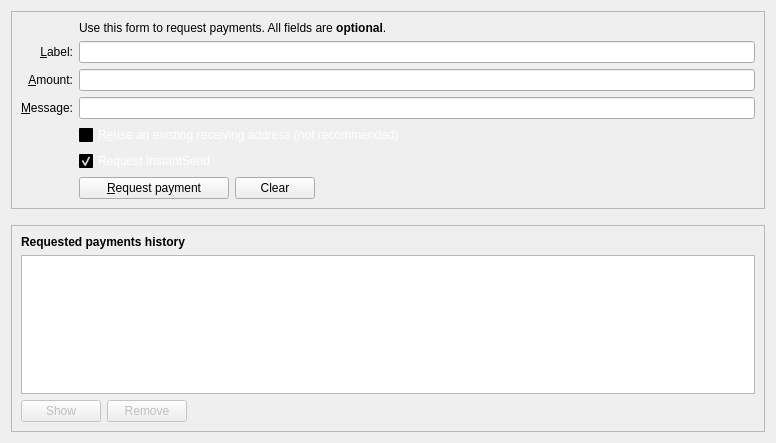
<?xml version="1.0" encoding="UTF-8"?>
<ui version="4.0">
 <class>ReceiveCoinsDialog</class>
 <widget class="QWidget" name="ReceiveCoinsDialog">
  <property name="geometry">
   <rect>
    <x>0</x>
    <y>0</y>
    <width>776</width>
    <height>443</height>
   </rect>
  </property>
  <layout class="QVBoxLayout" name="verticalLayout" stretch="0,0,1">
   <item>
    <widget class="QFrame" name="frame2">
     <property name="sizePolicy">
      <sizepolicy hsizetype="Preferred" vsizetype="Expanding">
       <horstretch>0</horstretch>
       <verstretch>0</verstretch>
      </sizepolicy>
     </property>
     <property name="frameShape">
      <enum>QFrame::StyledPanel</enum>
     </property>
     <property name="frameShadow">
      <enum>QFrame::Sunken</enum>
     </property>
     <layout class="QVBoxLayout" name="verticalLayout_3">
      <item>
       <layout class="QGridLayout" name="gridLayout">
        <item row="7" column="2">
         <widget class="QCheckBox" name="reuseAddress">
          <property name="palette">
           <palette>
            <active>
             <colorrole role="WindowText">
              <brush brushstyle="SolidPattern">
               <color alpha="255">
                <red>255</red>
                <green>255</green>
                <blue>255</blue>
               </color>
              </brush>
             </colorrole>
             <colorrole role="Button">
              <brush brushstyle="SolidPattern">
               <color alpha="255">
                <red>0</red>
                <green>0</green>
                <blue>0</blue>
               </color>
              </brush>
             </colorrole>
             <colorrole role="Light">
              <brush brushstyle="SolidPattern">
               <color alpha="255">
                <red>0</red>
                <green>0</green>
                <blue>0</blue>
               </color>
              </brush>
             </colorrole>
             <colorrole role="Midlight">
              <brush brushstyle="SolidPattern">
               <color alpha="255">
                <red>0</red>
                <green>0</green>
                <blue>0</blue>
               </color>
              </brush>
             </colorrole>
             <colorrole role="Dark">
              <brush brushstyle="SolidPattern">
               <color alpha="255">
                <red>0</red>
                <green>0</green>
                <blue>0</blue>
               </color>
              </brush>
             </colorrole>
             <colorrole role="Mid">
              <brush brushstyle="SolidPattern">
               <color alpha="255">
                <red>0</red>
                <green>0</green>
                <blue>0</blue>
               </color>
              </brush>
             </colorrole>
             <colorrole role="Text">
              <brush brushstyle="SolidPattern">
               <color alpha="255">
                <red>255</red>
                <green>255</green>
                <blue>255</blue>
               </color>
              </brush>
             </colorrole>
             <colorrole role="BrightText">
              <brush brushstyle="SolidPattern">
               <color alpha="255">
                <red>255</red>
                <green>255</green>
                <blue>255</blue>
               </color>
              </brush>
             </colorrole>
             <colorrole role="ButtonText">
              <brush brushstyle="SolidPattern">
               <color alpha="255">
                <red>255</red>
                <green>255</green>
                <blue>255</blue>
               </color>
              </brush>
             </colorrole>
             <colorrole role="Base">
              <brush brushstyle="SolidPattern">
               <color alpha="255">
                <red>0</red>
                <green>0</green>
                <blue>0</blue>
               </color>
              </brush>
             </colorrole>
             <colorrole role="Window">
              <brush brushstyle="SolidPattern">
               <color alpha="255">
                <red>0</red>
                <green>0</green>
                <blue>0</blue>
               </color>
              </brush>
             </colorrole>
             <colorrole role="Shadow">
              <brush brushstyle="SolidPattern">
               <color alpha="255">
                <red>0</red>
                <green>0</green>
                <blue>0</blue>
               </color>
              </brush>
             </colorrole>
             <colorrole role="AlternateBase">
              <brush brushstyle="SolidPattern">
               <color alpha="255">
                <red>0</red>
                <green>0</green>
                <blue>0</blue>
               </color>
              </brush>
             </colorrole>
             <colorrole role="ToolTipBase">
              <brush brushstyle="SolidPattern">
               <color alpha="255">
                <red>255</red>
                <green>255</green>
                <blue>220</blue>
               </color>
              </brush>
             </colorrole>
             <colorrole role="ToolTipText">
              <brush brushstyle="SolidPattern">
               <color alpha="255">
                <red>0</red>
                <green>0</green>
                <blue>0</blue>
               </color>
              </brush>
             </colorrole>
            </active>
            <inactive>
             <colorrole role="WindowText">
              <brush brushstyle="SolidPattern">
               <color alpha="255">
                <red>255</red>
                <green>255</green>
                <blue>255</blue>
               </color>
              </brush>
             </colorrole>
             <colorrole role="Button">
              <brush brushstyle="SolidPattern">
               <color alpha="255">
                <red>0</red>
                <green>0</green>
                <blue>0</blue>
               </color>
              </brush>
             </colorrole>
             <colorrole role="Light">
              <brush brushstyle="SolidPattern">
               <color alpha="255">
                <red>0</red>
                <green>0</green>
                <blue>0</blue>
               </color>
              </brush>
             </colorrole>
             <colorrole role="Midlight">
              <brush brushstyle="SolidPattern">
               <color alpha="255">
                <red>0</red>
                <green>0</green>
                <blue>0</blue>
               </color>
              </brush>
             </colorrole>
             <colorrole role="Dark">
              <brush brushstyle="SolidPattern">
               <color alpha="255">
                <red>0</red>
                <green>0</green>
                <blue>0</blue>
               </color>
              </brush>
             </colorrole>
             <colorrole role="Mid">
              <brush brushstyle="SolidPattern">
               <color alpha="255">
                <red>0</red>
                <green>0</green>
                <blue>0</blue>
               </color>
              </brush>
             </colorrole>
             <colorrole role="Text">
              <brush brushstyle="SolidPattern">
               <color alpha="255">
                <red>255</red>
                <green>255</green>
                <blue>255</blue>
               </color>
              </brush>
             </colorrole>
             <colorrole role="BrightText">
              <brush brushstyle="SolidPattern">
               <color alpha="255">
                <red>255</red>
                <green>255</green>
                <blue>255</blue>
               </color>
              </brush>
             </colorrole>
             <colorrole role="ButtonText">
              <brush brushstyle="SolidPattern">
               <color alpha="255">
                <red>255</red>
                <green>255</green>
                <blue>255</blue>
               </color>
              </brush>
             </colorrole>
             <colorrole role="Base">
              <brush brushstyle="SolidPattern">
               <color alpha="255">
                <red>0</red>
                <green>0</green>
                <blue>0</blue>
               </color>
              </brush>
             </colorrole>
             <colorrole role="Window">
              <brush brushstyle="SolidPattern">
               <color alpha="255">
                <red>0</red>
                <green>0</green>
                <blue>0</blue>
               </color>
              </brush>
             </colorrole>
             <colorrole role="Shadow">
              <brush brushstyle="SolidPattern">
               <color alpha="255">
                <red>0</red>
                <green>0</green>
                <blue>0</blue>
               </color>
              </brush>
             </colorrole>
             <colorrole role="AlternateBase">
              <brush brushstyle="SolidPattern">
               <color alpha="255">
                <red>0</red>
                <green>0</green>
                <blue>0</blue>
               </color>
              </brush>
             </colorrole>
             <colorrole role="ToolTipBase">
              <brush brushstyle="SolidPattern">
               <color alpha="255">
                <red>255</red>
                <green>255</green>
                <blue>220</blue>
               </color>
              </brush>
             </colorrole>
             <colorrole role="ToolTipText">
              <brush brushstyle="SolidPattern">
               <color alpha="255">
                <red>0</red>
                <green>0</green>
                <blue>0</blue>
               </color>
              </brush>
             </colorrole>
            </inactive>
            <disabled>
             <colorrole role="WindowText">
              <brush brushstyle="SolidPattern">
               <color alpha="255">
                <red>0</red>
                <green>0</green>
                <blue>0</blue>
               </color>
              </brush>
             </colorrole>
             <colorrole role="Button">
              <brush brushstyle="SolidPattern">
               <color alpha="255">
                <red>0</red>
                <green>0</green>
                <blue>0</blue>
               </color>
              </brush>
             </colorrole>
             <colorrole role="Light">
              <brush brushstyle="SolidPattern">
               <color alpha="255">
                <red>0</red>
                <green>0</green>
                <blue>0</blue>
               </color>
              </brush>
             </colorrole>
             <colorrole role="Midlight">
              <brush brushstyle="SolidPattern">
               <color alpha="255">
                <red>0</red>
                <green>0</green>
                <blue>0</blue>
               </color>
              </brush>
             </colorrole>
             <colorrole role="Dark">
              <brush brushstyle="SolidPattern">
               <color alpha="255">
                <red>0</red>
                <green>0</green>
                <blue>0</blue>
               </color>
              </brush>
             </colorrole>
             <colorrole role="Mid">
              <brush brushstyle="SolidPattern">
               <color alpha="255">
                <red>0</red>
                <green>0</green>
                <blue>0</blue>
               </color>
              </brush>
             </colorrole>
             <colorrole role="Text">
              <brush brushstyle="SolidPattern">
               <color alpha="255">
                <red>0</red>
                <green>0</green>
                <blue>0</blue>
               </color>
              </brush>
             </colorrole>
             <colorrole role="BrightText">
              <brush brushstyle="SolidPattern">
               <color alpha="255">
                <red>255</red>
                <green>255</green>
                <blue>255</blue>
               </color>
              </brush>
             </colorrole>
             <colorrole role="ButtonText">
              <brush brushstyle="SolidPattern">
               <color alpha="255">
                <red>0</red>
                <green>0</green>
                <blue>0</blue>
               </color>
              </brush>
             </colorrole>
             <colorrole role="Base">
              <brush brushstyle="SolidPattern">
               <color alpha="255">
                <red>0</red>
                <green>0</green>
                <blue>0</blue>
               </color>
              </brush>
             </colorrole>
             <colorrole role="Window">
              <brush brushstyle="SolidPattern">
               <color alpha="255">
                <red>0</red>
                <green>0</green>
                <blue>0</blue>
               </color>
              </brush>
             </colorrole>
             <colorrole role="Shadow">
              <brush brushstyle="SolidPattern">
               <color alpha="255">
                <red>0</red>
                <green>0</green>
                <blue>0</blue>
               </color>
              </brush>
             </colorrole>
             <colorrole role="AlternateBase">
              <brush brushstyle="SolidPattern">
               <color alpha="255">
                <red>0</red>
                <green>0</green>
                <blue>0</blue>
               </color>
              </brush>
             </colorrole>
             <colorrole role="ToolTipBase">
              <brush brushstyle="SolidPattern">
               <color alpha="255">
                <red>255</red>
                <green>255</green>
                <blue>220</blue>
               </color>
              </brush>
             </colorrole>
             <colorrole role="ToolTipText">
              <brush brushstyle="SolidPattern">
               <color alpha="255">
                <red>0</red>
                <green>0</green>
                <blue>0</blue>
               </color>
              </brush>
             </colorrole>
            </disabled>
           </palette>
          </property>
          <property name="toolTip">
           <string>Reuse one of the previously used receiving addresses.&lt;br&gt;Reusing addresses has security and privacy issues.&lt;br&gt;Do not use this unless re-generating a payment request made before.</string>
          </property>
          <property name="text">
           <string>R&amp;euse an existing receiving address (not recommended)</string>
          </property>
         </widget>
        </item>
        <item row="7" column="0">
         <widget class="QLabel" name="label_4">
          <property name="text">
           <string/>
          </property>
         </widget>
        </item>
        <item row="6" column="0">
         <widget class="QLabel" name="label_3">
          <property name="toolTip">
           <string>An optional message to attach to the payment request, which will be displayed when the request is opened. Note: The message will not be sent with the payment over the Dynamic network.</string>
          </property>
          <property name="text">
           <string>&amp;Message:</string>
          </property>
          <property name="alignment">
           <set>Qt::AlignRight|Qt::AlignTrailing|Qt::AlignVCenter</set>
          </property>
          <property name="buddy">
           <cstring>reqMessage</cstring>
          </property>
         </widget>
        </item>
        <item row="4" column="2">
         <widget class="QLineEdit" name="reqLabel">
          <property name="toolTip">
           <string>An optional label to associate with the new receiving address.</string>
          </property>
         </widget>
        </item>
        <item row="6" column="2">
         <widget class="QLineEdit" name="reqMessage">
          <property name="toolTip">
           <string>An optional message to attach to the payment request, which will be displayed when the request is opened.&lt;br&gt;Note: The message will not be sent with the payment over the Dynamic network.</string>
          </property>
         </widget>
        </item>
        <item row="2" column="2">
         <widget class="QLabel" name="label_5">
          <property name="text">
           <string>Use this form to request payments. All fields are &lt;b&gt;optional&lt;/b&gt;.</string>
          </property>
         </widget>
        </item>
        <item row="4" column="0">
         <widget class="QLabel" name="label_2">
          <property name="toolTip">
           <string>An optional label to associate with the new receiving address.</string>
          </property>
          <property name="text">
           <string>&amp;Label:</string>
          </property>
          <property name="alignment">
           <set>Qt::AlignRight|Qt::AlignTrailing|Qt::AlignVCenter</set>
          </property>
          <property name="buddy">
           <cstring>reqLabel</cstring>
          </property>
         </widget>
        </item>
        <item row="5" column="0">
         <widget class="QLabel" name="label">
          <property name="toolTip">
           <string>An optional amount to request. Leave this empty or zero to not request a specific amount.</string>
          </property>
          <property name="text">
           <string>&amp;Amount:</string>
          </property>
          <property name="alignment">
           <set>Qt::AlignRight|Qt::AlignTrailing|Qt::AlignVCenter</set>
          </property>
          <property name="buddy">
           <cstring>reqAmount</cstring>
          </property>
         </widget>
        </item>
        <item row="5" column="2">
         <widget class="DynamicAmountField" name="reqAmount">
          <property name="minimumSize">
           <size>
            <width>80</width>
            <height>0</height>
           </size>
          </property>
          <property name="toolTip">
           <string>An optional amount to request. Leave this empty or zero to not request a specific amount.</string>
          </property>
         </widget>
        </item>
        <item row="9" column="2">
         <layout class="QHBoxLayout" name="horizontalLayout">
          <item>
           <widget class="QPushButton" name="receiveButton">
            <property name="minimumSize">
             <size>
              <width>150</width>
              <height>0</height>
             </size>
            </property>
            <property name="text">
             <string>&amp;Request payment</string>
            </property>
           </widget>
          </item>
          <item>
           <widget class="QPushButton" name="clearButton">
            <property name="sizePolicy">
             <sizepolicy hsizetype="Minimum" vsizetype="Fixed">
              <horstretch>0</horstretch>
              <verstretch>0</verstretch>
             </sizepolicy>
            </property>
            <property name="toolTip">
             <string>Clear all fields of the form.</string>
            </property>
            <property name="text">
             <string>Clear</string>
            </property>
            <property name="autoDefault">
             <bool>false</bool>
            </property>
           </widget>
          </item>
          <item>
           <spacer name="horizontalSpacer">
            <property name="orientation">
             <enum>Qt::Horizontal</enum>
            </property>
            <property name="sizeHint" stdset="0">
             <size>
              <width>40</width>
              <height>20</height>
             </size>
            </property>
           </spacer>
          </item>
         </layout>
        </item>
        <item row="9" column="0">
         <widget class="QLabel" name="label_7">
          <property name="text">
           <string/>
          </property>
         </widget>
        </item>
        <item row="8" column="2">
         <widget class="QCheckBox" name="checkUseInstantSend">
          <property name="palette">
           <palette>
            <active>
             <colorrole role="WindowText">
              <brush brushstyle="SolidPattern">
               <color alpha="255">
                <red>255</red>
                <green>255</green>
                <blue>255</blue>
               </color>
              </brush>
             </colorrole>
             <colorrole role="Button">
              <brush brushstyle="SolidPattern">
               <color alpha="255">
                <red>0</red>
                <green>0</green>
                <blue>0</blue>
               </color>
              </brush>
             </colorrole>
             <colorrole role="Light">
              <brush brushstyle="SolidPattern">
               <color alpha="255">
                <red>0</red>
                <green>0</green>
                <blue>0</blue>
               </color>
              </brush>
             </colorrole>
             <colorrole role="Midlight">
              <brush brushstyle="SolidPattern">
               <color alpha="255">
                <red>0</red>
                <green>0</green>
                <blue>0</blue>
               </color>
              </brush>
             </colorrole>
             <colorrole role="Dark">
              <brush brushstyle="SolidPattern">
               <color alpha="255">
                <red>0</red>
                <green>0</green>
                <blue>0</blue>
               </color>
              </brush>
             </colorrole>
             <colorrole role="Mid">
              <brush brushstyle="SolidPattern">
               <color alpha="255">
                <red>0</red>
                <green>0</green>
                <blue>0</blue>
               </color>
              </brush>
             </colorrole>
             <colorrole role="Text">
              <brush brushstyle="SolidPattern">
               <color alpha="255">
                <red>255</red>
                <green>255</green>
                <blue>255</blue>
               </color>
              </brush>
             </colorrole>
             <colorrole role="BrightText">
              <brush brushstyle="SolidPattern">
               <color alpha="255">
                <red>255</red>
                <green>255</green>
                <blue>255</blue>
               </color>
              </brush>
             </colorrole>
             <colorrole role="ButtonText">
              <brush brushstyle="SolidPattern">
               <color alpha="255">
                <red>255</red>
                <green>255</green>
                <blue>255</blue>
               </color>
              </brush>
             </colorrole>
             <colorrole role="Base">
              <brush brushstyle="SolidPattern">
               <color alpha="255">
                <red>0</red>
                <green>0</green>
                <blue>0</blue>
               </color>
              </brush>
             </colorrole>
             <colorrole role="Window">
              <brush brushstyle="SolidPattern">
               <color alpha="255">
                <red>0</red>
                <green>0</green>
                <blue>0</blue>
               </color>
              </brush>
             </colorrole>
             <colorrole role="Shadow">
              <brush brushstyle="SolidPattern">
               <color alpha="255">
                <red>0</red>
                <green>0</green>
                <blue>0</blue>
               </color>
              </brush>
             </colorrole>
             <colorrole role="AlternateBase">
              <brush brushstyle="SolidPattern">
               <color alpha="255">
                <red>0</red>
                <green>0</green>
                <blue>0</blue>
               </color>
              </brush>
             </colorrole>
             <colorrole role="ToolTipBase">
              <brush brushstyle="SolidPattern">
               <color alpha="255">
                <red>255</red>
                <green>255</green>
                <blue>220</blue>
               </color>
              </brush>
             </colorrole>
             <colorrole role="ToolTipText">
              <brush brushstyle="SolidPattern">
               <color alpha="255">
                <red>0</red>
                <green>0</green>
                <blue>0</blue>
               </color>
              </brush>
             </colorrole>
            </active>
            <inactive>
             <colorrole role="WindowText">
              <brush brushstyle="SolidPattern">
               <color alpha="255">
                <red>255</red>
                <green>255</green>
                <blue>255</blue>
               </color>
              </brush>
             </colorrole>
             <colorrole role="Button">
              <brush brushstyle="SolidPattern">
               <color alpha="255">
                <red>0</red>
                <green>0</green>
                <blue>0</blue>
               </color>
              </brush>
             </colorrole>
             <colorrole role="Light">
              <brush brushstyle="SolidPattern">
               <color alpha="255">
                <red>0</red>
                <green>0</green>
                <blue>0</blue>
               </color>
              </brush>
             </colorrole>
             <colorrole role="Midlight">
              <brush brushstyle="SolidPattern">
               <color alpha="255">
                <red>0</red>
                <green>0</green>
                <blue>0</blue>
               </color>
              </brush>
             </colorrole>
             <colorrole role="Dark">
              <brush brushstyle="SolidPattern">
               <color alpha="255">
                <red>0</red>
                <green>0</green>
                <blue>0</blue>
               </color>
              </brush>
             </colorrole>
             <colorrole role="Mid">
              <brush brushstyle="SolidPattern">
               <color alpha="255">
                <red>0</red>
                <green>0</green>
                <blue>0</blue>
               </color>
              </brush>
             </colorrole>
             <colorrole role="Text">
              <brush brushstyle="SolidPattern">
               <color alpha="255">
                <red>255</red>
                <green>255</green>
                <blue>255</blue>
               </color>
              </brush>
             </colorrole>
             <colorrole role="BrightText">
              <brush brushstyle="SolidPattern">
               <color alpha="255">
                <red>255</red>
                <green>255</green>
                <blue>255</blue>
               </color>
              </brush>
             </colorrole>
             <colorrole role="ButtonText">
              <brush brushstyle="SolidPattern">
               <color alpha="255">
                <red>255</red>
                <green>255</green>
                <blue>255</blue>
               </color>
              </brush>
             </colorrole>
             <colorrole role="Base">
              <brush brushstyle="SolidPattern">
               <color alpha="255">
                <red>0</red>
                <green>0</green>
                <blue>0</blue>
               </color>
              </brush>
             </colorrole>
             <colorrole role="Window">
              <brush brushstyle="SolidPattern">
               <color alpha="255">
                <red>0</red>
                <green>0</green>
                <blue>0</blue>
               </color>
              </brush>
             </colorrole>
             <colorrole role="Shadow">
              <brush brushstyle="SolidPattern">
               <color alpha="255">
                <red>0</red>
                <green>0</green>
                <blue>0</blue>
               </color>
              </brush>
             </colorrole>
             <colorrole role="AlternateBase">
              <brush brushstyle="SolidPattern">
               <color alpha="255">
                <red>0</red>
                <green>0</green>
                <blue>0</blue>
               </color>
              </brush>
             </colorrole>
             <colorrole role="ToolTipBase">
              <brush brushstyle="SolidPattern">
               <color alpha="255">
                <red>255</red>
                <green>255</green>
                <blue>220</blue>
               </color>
              </brush>
             </colorrole>
             <colorrole role="ToolTipText">
              <brush brushstyle="SolidPattern">
               <color alpha="255">
                <red>0</red>
                <green>0</green>
                <blue>0</blue>
               </color>
              </brush>
             </colorrole>
            </inactive>
            <disabled>
             <colorrole role="WindowText">
              <brush brushstyle="SolidPattern">
               <color alpha="255">
                <red>0</red>
                <green>0</green>
                <blue>0</blue>
               </color>
              </brush>
             </colorrole>
             <colorrole role="Button">
              <brush brushstyle="SolidPattern">
               <color alpha="255">
                <red>0</red>
                <green>0</green>
                <blue>0</blue>
               </color>
              </brush>
             </colorrole>
             <colorrole role="Light">
              <brush brushstyle="SolidPattern">
               <color alpha="255">
                <red>0</red>
                <green>0</green>
                <blue>0</blue>
               </color>
              </brush>
             </colorrole>
             <colorrole role="Midlight">
              <brush brushstyle="SolidPattern">
               <color alpha="255">
                <red>0</red>
                <green>0</green>
                <blue>0</blue>
               </color>
              </brush>
             </colorrole>
             <colorrole role="Dark">
              <brush brushstyle="SolidPattern">
               <color alpha="255">
                <red>0</red>
                <green>0</green>
                <blue>0</blue>
               </color>
              </brush>
             </colorrole>
             <colorrole role="Mid">
              <brush brushstyle="SolidPattern">
               <color alpha="255">
                <red>0</red>
                <green>0</green>
                <blue>0</blue>
               </color>
              </brush>
             </colorrole>
             <colorrole role="Text">
              <brush brushstyle="SolidPattern">
               <color alpha="255">
                <red>0</red>
                <green>0</green>
                <blue>0</blue>
               </color>
              </brush>
             </colorrole>
             <colorrole role="BrightText">
              <brush brushstyle="SolidPattern">
               <color alpha="255">
                <red>255</red>
                <green>255</green>
                <blue>255</blue>
               </color>
              </brush>
             </colorrole>
             <colorrole role="ButtonText">
              <brush brushstyle="SolidPattern">
               <color alpha="255">
                <red>0</red>
                <green>0</green>
                <blue>0</blue>
               </color>
              </brush>
             </colorrole>
             <colorrole role="Base">
              <brush brushstyle="SolidPattern">
               <color alpha="255">
                <red>0</red>
                <green>0</green>
                <blue>0</blue>
               </color>
              </brush>
             </colorrole>
             <colorrole role="Window">
              <brush brushstyle="SolidPattern">
               <color alpha="255">
                <red>0</red>
                <green>0</green>
                <blue>0</blue>
               </color>
              </brush>
             </colorrole>
             <colorrole role="Shadow">
              <brush brushstyle="SolidPattern">
               <color alpha="255">
                <red>0</red>
                <green>0</green>
                <blue>0</blue>
               </color>
              </brush>
             </colorrole>
             <colorrole role="AlternateBase">
              <brush brushstyle="SolidPattern">
               <color alpha="255">
                <red>0</red>
                <green>0</green>
                <blue>0</blue>
               </color>
              </brush>
             </colorrole>
             <colorrole role="ToolTipBase">
              <brush brushstyle="SolidPattern">
               <color alpha="255">
                <red>255</red>
                <green>255</green>
                <blue>220</blue>
               </color>
              </brush>
             </colorrole>
             <colorrole role="ToolTipText">
              <brush brushstyle="SolidPattern">
               <color alpha="255">
                <red>0</red>
                <green>0</green>
                <blue>0</blue>
               </color>
              </brush>
             </colorrole>
            </disabled>
           </palette>
          </property>
          <property name="text">
           <string>Request InstantSend</string>
          </property>
          <property name="checked">
           <bool>true</bool>
          </property>
         </widget>
        </item>
       </layout>
      </item>
     </layout>
    </widget>
   </item>
   <item>
    <spacer name="verticalSpacer_2">
     <property name="orientation">
      <enum>Qt::Vertical</enum>
     </property>
     <property name="sizeHint" stdset="0">
      <size>
       <width>20</width>
       <height>10</height>
      </size>
     </property>
    </spacer>
   </item>
   <item>
    <widget class="QFrame" name="frame">
     <property name="sizePolicy">
      <sizepolicy hsizetype="Preferred" vsizetype="Expanding">
       <horstretch>0</horstretch>
       <verstretch>0</verstretch>
      </sizepolicy>
     </property>
     <property name="frameShape">
      <enum>QFrame::StyledPanel</enum>
     </property>
     <property name="frameShadow">
      <enum>QFrame::Raised</enum>
     </property>
     <layout class="QVBoxLayout" name="verticalLayout_2">
      <item>
       <widget class="QLabel" name="label_6">
        <property name="font">
         <font>
          <weight>75</weight>
          <bold>true</bold>
         </font>
        </property>
        <property name="text">
         <string>Requested payments history</string>
        </property>
       </widget>
      </item>
      <item>
       <widget class="QTableView" name="recentRequestsView">
        <property name="contextMenuPolicy">
         <enum>Qt::CustomContextMenu</enum>
        </property>
        <property name="tabKeyNavigation">
         <bool>false</bool>
        </property>
        <property name="sortingEnabled">
         <bool>true</bool>
        </property>
       </widget>
      </item>
      <item>
       <layout class="QHBoxLayout" name="horizontalLayout_2">
        <item>
         <widget class="QPushButton" name="showRequestButton">
          <property name="enabled">
           <bool>false</bool>
          </property>
          <property name="toolTip">
           <string>Show the selected request (does the same as double clicking an entry)</string>
          </property>
          <property name="text">
           <string>Show</string>
          </property>
          <property name="autoDefault">
           <bool>false</bool>
          </property>
         </widget>
        </item>
        <item>
         <widget class="QPushButton" name="removeRequestButton">
          <property name="enabled">
           <bool>false</bool>
          </property>
          <property name="toolTip">
           <string>Remove the selected entries from the list</string>
          </property>
          <property name="text">
           <string>Remove</string>
          </property>
          <property name="autoDefault">
           <bool>false</bool>
          </property>
         </widget>
        </item>
        <item>
         <spacer name="horizontalSpacer_2">
          <property name="orientation">
           <enum>Qt::Horizontal</enum>
          </property>
          <property name="sizeHint" stdset="0">
           <size>
            <width>40</width>
            <height>20</height>
           </size>
          </property>
         </spacer>
        </item>
       </layout>
      </item>
     </layout>
    </widget>
   </item>
  </layout>
 </widget>
 <customwidgets>
  <customwidget>
   <class>DynamicAmountField</class>
   <extends>QLineEdit</extends>
   <header>dynamicamountfield.h</header>
   <container>1</container>
  </customwidget>
 </customwidgets>
 <tabstops>
  <tabstop>reqLabel</tabstop>
  <tabstop>reqAmount</tabstop>
  <tabstop>reqMessage</tabstop>
  <tabstop>reuseAddress</tabstop>
  <tabstop>receiveButton</tabstop>
  <tabstop>clearButton</tabstop>
  <tabstop>recentRequestsView</tabstop>
  <tabstop>showRequestButton</tabstop>
  <tabstop>removeRequestButton</tabstop>
 </tabstops>
 <resources>
  <include location="../dynamic.qrc"/>
 </resources>
 <connections/>
</ui>
